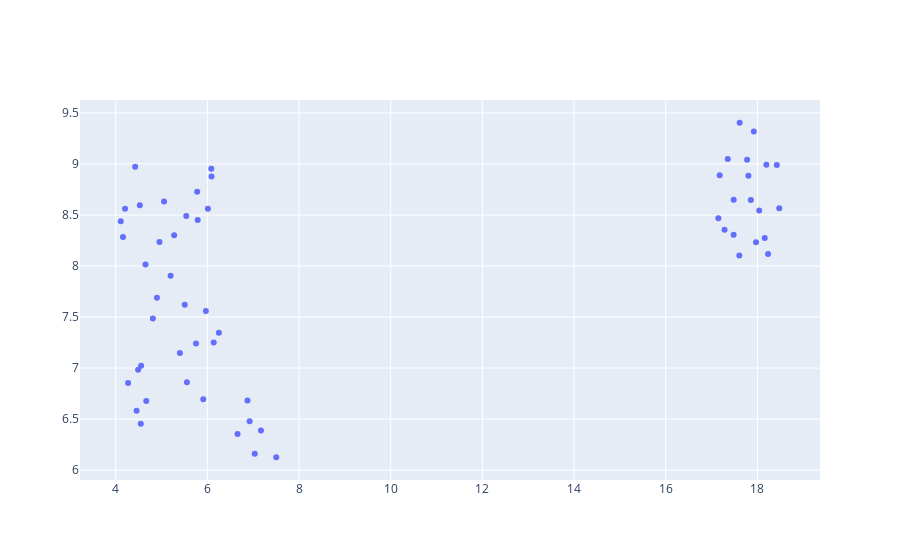

Notebook code for this chart:
### Code cell
import plotly.graph_objects as go

fig = go.Figure()
fig.add_trace(go.Scatter(x=embedded_data[:, 0],y=embedded_data[:, 1], mode='markers'))
fig.show()
